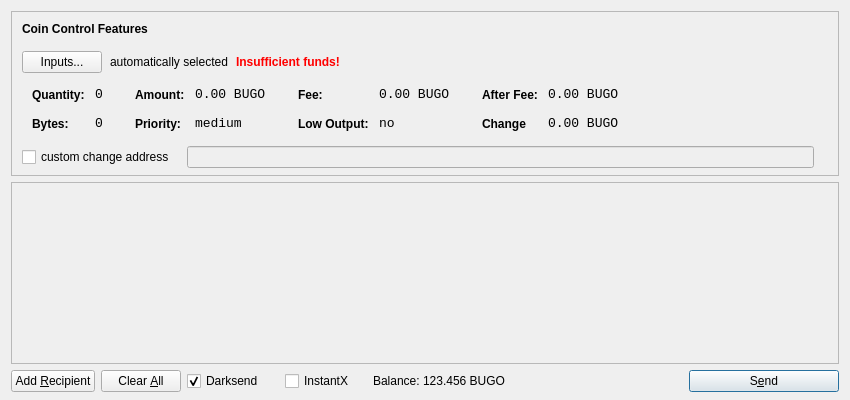
<?xml version="1.0" encoding="UTF-8"?>
<ui version="4.0">
 <class>SendCoinsDialog</class>
 <widget class="QDialog" name="SendCoinsDialog">
  <property name="geometry">
   <rect>
    <x>0</x>
    <y>0</y>
    <width>850</width>
    <height>400</height>
   </rect>
  </property>
  <property name="windowTitle">
   <string>Send Coins</string>
  </property>
  <layout class="QVBoxLayout" name="verticalLayout" stretch="0,1,0">
   <property name="bottomMargin">
    <number>8</number>
   </property>
   <item>
    <widget class="QFrame" name="frameCoinControl">
     <property name="sizePolicy">
      <sizepolicy hsizetype="Expanding" vsizetype="Expanding">
       <horstretch>0</horstretch>
       <verstretch>0</verstretch>
      </sizepolicy>
     </property>
     <property name="maximumSize">
      <size>
       <width>16777215</width>
       <height>16777215</height>
      </size>
     </property>
     <property name="frameShape">
      <enum>QFrame::StyledPanel</enum>
     </property>
     <property name="frameShadow">
      <enum>QFrame::Sunken</enum>
     </property>
     <layout class="QVBoxLayout" name="verticalLayoutCoinControl2">
      <property name="spacing">
       <number>-1</number>
      </property>
      <property name="leftMargin">
       <number>0</number>
      </property>
      <property name="topMargin">
       <number>0</number>
      </property>
      <property name="rightMargin">
       <number>0</number>
      </property>
      <property name="bottomMargin">
       <number>6</number>
      </property>
      <item>
       <layout class="QVBoxLayout" name="verticalLayoutCoinControl" stretch="0,0,0,0,1">
        <property name="spacing">
         <number>0</number>
        </property>
        <property name="leftMargin">
         <number>10</number>
        </property>
        <property name="topMargin">
         <number>10</number>
        </property>
        <item>
         <layout class="QHBoxLayout" name="horizontalLayoutCoinControl1">
          <property name="bottomMargin">
           <number>15</number>
          </property>
          <item>
           <widget class="QLabel" name="labelCoinControlFeatures">
            <property name="sizePolicy">
             <sizepolicy hsizetype="Preferred" vsizetype="Maximum">
              <horstretch>0</horstretch>
              <verstretch>0</verstretch>
             </sizepolicy>
            </property>
            <property name="font">
             <font>
              <weight>75</weight>
              <bold>true</bold>
             </font>
            </property>
            <property name="styleSheet">
             <string notr="true">font-weight:bold;</string>
            </property>
            <property name="text">
             <string>Coin Control Features</string>
            </property>
           </widget>
          </item>
         </layout>
        </item>
        <item>
         <layout class="QHBoxLayout" name="horizontalLayoutCoinControl2" stretch="0,0,0,0">
          <property name="spacing">
           <number>8</number>
          </property>
          <property name="bottomMargin">
           <number>10</number>
          </property>
          <item>
           <widget class="QPushButton" name="pushButtonCoinControl">
            <property name="styleSheet">
             <string notr="true"/>
            </property>
            <property name="text">
             <string>Inputs...</string>
            </property>
           </widget>
          </item>
          <item>
           <widget class="QLabel" name="labelCoinControlAutomaticallySelected">
            <property name="text">
             <string>automatically selected</string>
            </property>
            <property name="margin">
             <number>5</number>
            </property>
           </widget>
          </item>
          <item>
           <widget class="QLabel" name="labelCoinControlInsuffFunds">
            <property name="font">
             <font>
              <weight>75</weight>
              <bold>true</bold>
             </font>
            </property>
            <property name="styleSheet">
             <string notr="true">color:red;font-weight:bold;</string>
            </property>
            <property name="text">
             <string>Insufficient funds!</string>
            </property>
            <property name="margin">
             <number>5</number>
            </property>
           </widget>
          </item>
          <item>
           <spacer name="horizontalSpacerCoinControl">
            <property name="orientation">
             <enum>Qt::Horizontal</enum>
            </property>
            <property name="sizeHint" stdset="0">
             <size>
              <width>40</width>
              <height>1</height>
             </size>
            </property>
           </spacer>
          </item>
         </layout>
        </item>
        <item>
         <widget class="QWidget" name="widgetCoinControl" native="true">
          <property name="sizePolicy">
           <sizepolicy hsizetype="Preferred" vsizetype="Preferred">
            <horstretch>0</horstretch>
            <verstretch>0</verstretch>
           </sizepolicy>
          </property>
          <property name="minimumSize">
           <size>
            <width>0</width>
            <height>0</height>
           </size>
          </property>
          <property name="styleSheet">
           <string notr="true"/>
          </property>
          <layout class="QHBoxLayout" name="horizontalLayoutCoinControl5">
           <property name="margin">
            <number>0</number>
           </property>
           <item>
            <layout class="QHBoxLayout" name="horizontalLayoutCoinControl3" stretch="0,0,0,1">
             <property name="spacing">
              <number>20</number>
             </property>
             <property name="topMargin">
              <number>0</number>
             </property>
             <property name="bottomMargin">
              <number>10</number>
             </property>
             <item>
              <layout class="QFormLayout" name="formLayoutCoinControl1">
               <property name="horizontalSpacing">
                <number>10</number>
               </property>
               <property name="verticalSpacing">
                <number>14</number>
               </property>
               <property name="leftMargin">
                <number>10</number>
               </property>
               <property name="topMargin">
                <number>4</number>
               </property>
               <property name="rightMargin">
                <number>6</number>
               </property>
               <item row="0" column="0">
                <widget class="QLabel" name="labelCoinControlQuantityText">
                 <property name="styleSheet">
                  <string notr="true">font-weight:bold;</string>
                 </property>
                 <property name="text">
                  <string>Quantity:</string>
                 </property>
                 <property name="margin">
                  <number>0</number>
                 </property>
                </widget>
               </item>
               <item row="0" column="1">
                <widget class="QLabel" name="labelCoinControlQuantity">
                 <property name="font">
                  <font>
                   <family>Monospace</family>
                   <pointsize>10</pointsize>
                  </font>
                 </property>
                 <property name="cursor">
                  <cursorShape>IBeamCursor</cursorShape>
                 </property>
                 <property name="contextMenuPolicy">
                  <enum>Qt::ActionsContextMenu</enum>
                 </property>
                 <property name="text">
                  <string>0</string>
                 </property>
                 <property name="margin">
                  <number>0</number>
                 </property>
                 <property name="textInteractionFlags">
                  <set>Qt::LinksAccessibleByMouse|Qt::TextSelectableByKeyboard|Qt::TextSelectableByMouse</set>
                 </property>
                </widget>
               </item>
               <item row="1" column="0">
                <widget class="QLabel" name="labelCoinControlBytesText">
                 <property name="styleSheet">
                  <string notr="true">font-weight:bold;</string>
                 </property>
                 <property name="text">
                  <string>Bytes:</string>
                 </property>
                </widget>
               </item>
               <item row="1" column="1">
                <widget class="QLabel" name="labelCoinControlBytes">
                 <property name="font">
                  <font>
                   <family>Monospace</family>
                   <pointsize>10</pointsize>
                  </font>
                 </property>
                 <property name="cursor">
                  <cursorShape>IBeamCursor</cursorShape>
                 </property>
                 <property name="contextMenuPolicy">
                  <enum>Qt::ActionsContextMenu</enum>
                 </property>
                 <property name="text">
                  <string>0</string>
                 </property>
                 <property name="textInteractionFlags">
                  <set>Qt::LinksAccessibleByMouse|Qt::TextSelectableByKeyboard|Qt::TextSelectableByMouse</set>
                 </property>
                </widget>
               </item>
              </layout>
             </item>
             <item>
              <layout class="QFormLayout" name="formLayoutCoinControl2">
               <property name="horizontalSpacing">
                <number>10</number>
               </property>
               <property name="verticalSpacing">
                <number>14</number>
               </property>
               <property name="leftMargin">
                <number>6</number>
               </property>
               <property name="topMargin">
                <number>4</number>
               </property>
               <property name="rightMargin">
                <number>6</number>
               </property>
               <item row="0" column="0">
                <widget class="QLabel" name="labelCoinControlAmountText">
                 <property name="styleSheet">
                  <string notr="true">font-weight:bold;</string>
                 </property>
                 <property name="text">
                  <string>Amount:</string>
                 </property>
                 <property name="margin">
                  <number>0</number>
                 </property>
                </widget>
               </item>
               <item row="0" column="1">
                <widget class="QLabel" name="labelCoinControlAmount">
                 <property name="font">
                  <font>
                   <family>Monospace</family>
                   <pointsize>10</pointsize>
                  </font>
                 </property>
                 <property name="cursor">
                  <cursorShape>IBeamCursor</cursorShape>
                 </property>
                 <property name="contextMenuPolicy">
                  <enum>Qt::ActionsContextMenu</enum>
                 </property>
                 <property name="text">
                  <string>0.00 BUGO</string>
                 </property>
                 <property name="textInteractionFlags">
                  <set>Qt::LinksAccessibleByMouse|Qt::TextSelectableByKeyboard|Qt::TextSelectableByMouse</set>
                 </property>
                </widget>
               </item>
               <item row="1" column="0">
                <widget class="QLabel" name="labelCoinControlPriorityText">
                 <property name="styleSheet">
                  <string notr="true">font-weight:bold;</string>
                 </property>
                 <property name="text">
                  <string>Priority:</string>
                 </property>
                </widget>
               </item>
               <item row="1" column="1">
                <widget class="QLabel" name="labelCoinControlPriority">
                 <property name="font">
                  <font>
                   <family>Monospace</family>
                   <pointsize>10</pointsize>
                  </font>
                 </property>
                 <property name="cursor">
                  <cursorShape>IBeamCursor</cursorShape>
                 </property>
                 <property name="contextMenuPolicy">
                  <enum>Qt::ActionsContextMenu</enum>
                 </property>
                 <property name="text">
                  <string>medium</string>
                 </property>
                 <property name="textInteractionFlags">
                  <set>Qt::LinksAccessibleByMouse|Qt::TextSelectableByKeyboard|Qt::TextSelectableByMouse</set>
                 </property>
                </widget>
               </item>
              </layout>
             </item>
             <item>
              <layout class="QFormLayout" name="formLayoutCoinControl3">
               <property name="horizontalSpacing">
                <number>10</number>
               </property>
               <property name="verticalSpacing">
                <number>14</number>
               </property>
               <property name="leftMargin">
                <number>6</number>
               </property>
               <property name="topMargin">
                <number>4</number>
               </property>
               <property name="rightMargin">
                <number>6</number>
               </property>
               <item row="0" column="0">
                <widget class="QLabel" name="labelCoinControlFeeText">
                 <property name="styleSheet">
                  <string notr="true">font-weight:bold;</string>
                 </property>
                 <property name="text">
                  <string>Fee:</string>
                 </property>
                 <property name="margin">
                  <number>0</number>
                 </property>
                </widget>
               </item>
               <item row="0" column="1">
                <widget class="QLabel" name="labelCoinControlFee">
                 <property name="font">
                  <font>
                   <family>Monospace</family>
                   <pointsize>10</pointsize>
                  </font>
                 </property>
                 <property name="cursor">
                  <cursorShape>IBeamCursor</cursorShape>
                 </property>
                 <property name="contextMenuPolicy">
                  <enum>Qt::ActionsContextMenu</enum>
                 </property>
                 <property name="text">
                  <string>0.00 BUGO</string>
                 </property>
                 <property name="textInteractionFlags">
                  <set>Qt::LinksAccessibleByMouse|Qt::TextSelectableByKeyboard|Qt::TextSelectableByMouse</set>
                 </property>
                </widget>
               </item>
               <item row="1" column="0">
                <widget class="QLabel" name="labelCoinControlLowOutputText">
                 <property name="styleSheet">
                  <string notr="true">font-weight:bold;</string>
                 </property>
                 <property name="text">
                  <string>Low Output:</string>
                 </property>
                </widget>
               </item>
               <item row="1" column="1">
                <widget class="QLabel" name="labelCoinControlLowOutput">
                 <property name="font">
                  <font>
                   <family>Monospace</family>
                   <pointsize>10</pointsize>
                  </font>
                 </property>
                 <property name="cursor">
                  <cursorShape>IBeamCursor</cursorShape>
                 </property>
                 <property name="contextMenuPolicy">
                  <enum>Qt::ActionsContextMenu</enum>
                 </property>
                 <property name="text">
                  <string>no</string>
                 </property>
                 <property name="textInteractionFlags">
                  <set>Qt::LinksAccessibleByMouse|Qt::TextSelectableByKeyboard|Qt::TextSelectableByMouse</set>
                 </property>
                </widget>
               </item>
              </layout>
             </item>
             <item>
              <layout class="QFormLayout" name="formLayoutCoinControl4">
               <property name="horizontalSpacing">
                <number>10</number>
               </property>
               <property name="verticalSpacing">
                <number>14</number>
               </property>
               <property name="leftMargin">
                <number>6</number>
               </property>
               <property name="topMargin">
                <number>4</number>
               </property>
               <property name="rightMargin">
                <number>6</number>
               </property>
               <item row="0" column="0">
                <widget class="QLabel" name="labelCoinControlAfterFeeText">
                 <property name="styleSheet">
                  <string notr="true">font-weight:bold;</string>
                 </property>
                 <property name="text">
                  <string>After Fee:</string>
                 </property>
                 <property name="margin">
                  <number>0</number>
                 </property>
                </widget>
               </item>
               <item row="0" column="1">
                <widget class="QLabel" name="labelCoinControlAfterFee">
                 <property name="font">
                  <font>
                   <family>Monospace</family>
                   <pointsize>10</pointsize>
                  </font>
                 </property>
                 <property name="cursor">
                  <cursorShape>IBeamCursor</cursorShape>
                 </property>
                 <property name="contextMenuPolicy">
                  <enum>Qt::ActionsContextMenu</enum>
                 </property>
                 <property name="text">
                  <string>0.00 BUGO</string>
                 </property>
                 <property name="textInteractionFlags">
                  <set>Qt::LinksAccessibleByMouse|Qt::TextSelectableByKeyboard|Qt::TextSelectableByMouse</set>
                 </property>
                </widget>
               </item>
               <item row="1" column="0">
                <widget class="QLabel" name="labelCoinControlChangeText">
                 <property name="styleSheet">
                  <string notr="true">font-weight:bold;</string>
                 </property>
                 <property name="text">
                  <string>Change</string>
                 </property>
                </widget>
               </item>
               <item row="1" column="1">
                <widget class="QLabel" name="labelCoinControlChange">
                 <property name="font">
                  <font>
                   <family>Monospace</family>
                   <pointsize>10</pointsize>
                  </font>
                 </property>
                 <property name="cursor">
                  <cursorShape>IBeamCursor</cursorShape>
                 </property>
                 <property name="contextMenuPolicy">
                  <enum>Qt::ActionsContextMenu</enum>
                 </property>
                 <property name="text">
                  <string>0.00 BUGO</string>
                 </property>
                 <property name="textInteractionFlags">
                  <set>Qt::LinksAccessibleByMouse|Qt::TextSelectableByKeyboard|Qt::TextSelectableByMouse</set>
                 </property>
                </widget>
               </item>
              </layout>
             </item>
            </layout>
           </item>
          </layout>
         </widget>
        </item>
        <item>
         <layout class="QHBoxLayout" name="horizontalLayoutCoinControl4" stretch="0,0,0">
          <property name="spacing">
           <number>12</number>
          </property>
          <property name="sizeConstraint">
           <enum>QLayout::SetDefaultConstraint</enum>
          </property>
          <property name="topMargin">
           <number>5</number>
          </property>
          <property name="rightMargin">
           <number>5</number>
          </property>
          <item>
           <widget class="QCheckBox" name="checkBoxCoinControlChange">
            <property name="text">
             <string>custom change address</string>
            </property>
           </widget>
          </item>
          <item>
           <widget class="QLineEdit" name="lineEditCoinControlChange">
            <property name="enabled">
             <bool>false</bool>
            </property>
            <property name="sizePolicy">
             <sizepolicy hsizetype="Expanding" vsizetype="Fixed">
              <horstretch>0</horstretch>
              <verstretch>0</verstretch>
             </sizepolicy>
            </property>
           </widget>
          </item>
          <item>
           <widget class="QLabel" name="labelCoinControlChangeLabel">
            <property name="sizePolicy">
             <sizepolicy hsizetype="Preferred" vsizetype="Expanding">
              <horstretch>0</horstretch>
              <verstretch>0</verstretch>
             </sizepolicy>
            </property>
            <property name="minimumSize">
             <size>
              <width>0</width>
              <height>0</height>
             </size>
            </property>
            <property name="text">
             <string/>
            </property>
            <property name="margin">
             <number>3</number>
            </property>
           </widget>
          </item>
         </layout>
        </item>
        <item>
         <spacer name="verticalSpacerCoinControl">
          <property name="orientation">
           <enum>Qt::Vertical</enum>
          </property>
          <property name="sizeHint" stdset="0">
           <size>
            <width>800</width>
            <height>1</height>
           </size>
          </property>
         </spacer>
        </item>
       </layout>
      </item>
     </layout>
    </widget>
   </item>
   <item>
    <widget class="QScrollArea" name="scrollArea">
     <property name="widgetResizable">
      <bool>true</bool>
     </property>
     <widget class="QWidget" name="scrollAreaWidgetContents">
      <property name="geometry">
       <rect>
        <x>0</x>
        <y>0</y>
        <width>830</width>
        <height>165</height>
       </rect>
      </property>
      <layout class="QVBoxLayout" name="verticalLayout_2">
       <property name="margin">
        <number>0</number>
       </property>
       <item>
        <layout class="QVBoxLayout" name="entries">
         <property name="spacing">
          <number>6</number>
         </property>
        </layout>
       </item>
       <item>
        <spacer name="verticalSpacer">
         <property name="orientation">
          <enum>Qt::Vertical</enum>
         </property>
         <property name="sizeHint" stdset="0">
          <size>
           <width>20</width>
           <height>40</height>
          </size>
         </property>
        </spacer>
       </item>
      </layout>
     </widget>
    </widget>
   </item>
   <item>
    <layout class="QHBoxLayout" name="horizontalLayout">
     <item>
      <widget class="QPushButton" name="addButton">
       <property name="toolTip">
        <string>Send to multiple recipients at once</string>
       </property>
       <property name="text">
        <string>Add &amp;Recipient</string>
       </property>
       <property name="autoDefault">
        <bool>false</bool>
       </property>
      </widget>
     </item>
     <item>
      <widget class="QPushButton" name="clearButton">
       <property name="sizePolicy">
        <sizepolicy hsizetype="Minimum" vsizetype="Fixed">
         <horstretch>0</horstretch>
         <verstretch>0</verstretch>
        </sizepolicy>
       </property>
       <property name="toolTip">
        <string>Remove all transaction fields</string>
       </property>
       <property name="text">
        <string>Clear &amp;All</string>
       </property>
       <property name="autoRepeatDelay">
        <number>300</number>
       </property>
       <property name="autoDefault">
        <bool>false</bool>
       </property>
      </widget>
     </item>
     <item>
      <layout class="QHBoxLayout" name="horizontalLayout_2">
       <property name="spacing">
        <number>3</number>
       </property>
        <item>
        <widget class="QCheckBox" name="checkUseDarksend">
         <property name="minimumSize">
          <size>
           <width>95</width>
           <height>0</height>
          </size>
         </property>
         <property name="text">
          <string>Darksend</string>
         </property>
         <property name="checked">
          <bool>true</bool>
         </property>
        </widget>
       </item>
       <item>
        <widget class="QCheckBox" name="checkInstantX">
         <property name="enabled">
          <bool>true</bool>
         </property>
         <property name="minimumSize">
          <size>
           <width>85</width>
           <height>0</height>
          </size>
         </property>
         <property name="text">
          <string>InstantX</string>
         </property>
        </widget>
       </item>
       <item>
        <widget class="QLabel" name="label">
         <property name="sizePolicy">
          <sizepolicy hsizetype="Preferred" vsizetype="Fixed">
           <horstretch>0</horstretch>
           <verstretch>0</verstretch>
          </sizepolicy>
         </property>
         <property name="text">
          <string>Balance:</string>
         </property>
        </widget>
       </item>
       <item>
        <widget class="QLabel" name="labelBalance">
         <property name="sizePolicy">
          <sizepolicy hsizetype="Preferred" vsizetype="Fixed">
           <horstretch>0</horstretch>
           <verstretch>0</verstretch>
          </sizepolicy>
         </property>
         <property name="cursor">
          <cursorShape>IBeamCursor</cursorShape>
         </property>
         <property name="text">
          <string>123.456 BUGO</string>
         </property>
         <property name="textInteractionFlags">
          <set>Qt::LinksAccessibleByMouse|Qt::TextSelectableByKeyboard|Qt::TextSelectableByMouse</set>
         </property>
        </widget>
       </item>
      </layout>
     </item>
     <item>
      <spacer name="horizontalSpacer">
       <property name="orientation">
        <enum>Qt::Horizontal</enum>
       </property>
       <property name="sizeHint" stdset="0">
        <size>
         <width>40</width>
         <height>20</height>
        </size>
       </property>
      </spacer>
     </item>
     <item>
      <widget class="QPushButton" name="sendButton">
       <property name="minimumSize">
        <size>
         <width>150</width>
         <height>0</height>
        </size>
       </property>
       <property name="toolTip">
        <string>Confirm the send action</string>
       </property>
       <property name="text">
        <string>S&amp;end</string>
       </property>
       <property name="icon">
        <iconset resource="../bitcoin.qrc">
         <normaloff>:/icons/send</normaloff>:/icons/send</iconset>
       </property>
       <property name="default">
        <bool>true</bool>
       </property>
      </widget>
     </item>
    </layout>
   </item>
  </layout>
 </widget>
 <resources>
  <include location="../bitcoin.qrc"/>
 </resources>
 <connections/>
</ui>
